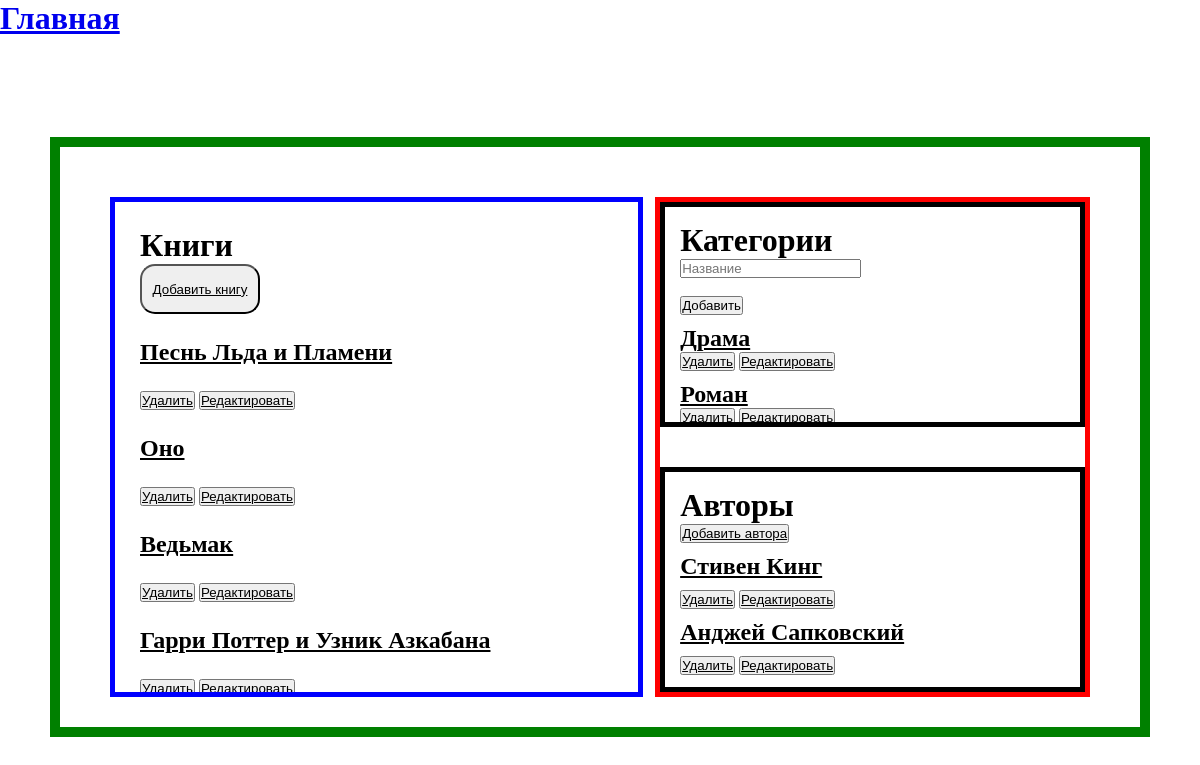
The page / on the database its author committed.
### books/models.py (models this page shows, shortened)
class Book(models.Model):
    name = models.CharField(max_length=100)
    description = models.TextField()
    image = models.ImageField(upload_to='books/%d-%m-%y', null=True, blank=True)
    author = models.ForeignKey(Author, on_delete=models.CASCADE, related_name='books')
    category = models.ManyToManyField(Category, related_name='books', null=True, blank=True)
    class Meta:
        verbose_name_plural = 'Книги'
        verbose_name = 'Книга'
        ordering = ['id']

class Category(models.Model):
    name = models.CharField(max_length=100)
    class Meta:
        verbose_name_plural = 'Категории'
        verbose_name = 'Категория'
        ordering = ['id']

class Author(models.Model):
    name = models.CharField(max_length=100)
    image = models.ImageField(upload_to='authors/%d-%m-%y', null=True, blank=True)
    bio = models.TextField()
    class Meta:
        verbose_name_plural = 'Авторы'
        verbose_name = 'Автор'
        ordering = ['id']

### books/views.py (the view)
# urls.py: path('', views.base, name='base'),
def base(request):
    books = Book.objects.all()
    categories = Category.objects.all()
    authors = Author.objects.all()
    ctx  = {
        'books':books,
        'categories' : categories,
        'authors': authors
    }
    return render(request, 'books/base.html', context=ctx)

### books/templates/books/base.html (shortened to what this page needs)
{% load static %}
<!DOCTYPE html>
<html lang="en">
<head>
    <link rel="stylesheet" href="{% static 'style.css' %}">
</head>
<body>
{% block headers %} <h1><a href="{% url 'base' %}">Главная</a></h1>{% endblock headers %}
{% block content %}
<div class="container">
    <div class="books">
        <h1>Книги</h1>
  <button style="width: 120px; height: 50px; padding: 10px; border-radius: 15px; "><a href="{% url 'add_book' %}">Добавить книгу</a></button>
        {% for book in books %}
        	<p> <h2><a href="{% url 'book_info' book_id=book.id %}">{{ book.name }}</a> </h2> </p>
                   <button><a href="{% url 'delete_book' book_id=book.id %}">Удалить</a></button>
                     <button><a href="{% url 'edit_book' book_id=book.id %}">Редактировать</a> </button>
        {% endfor %}
    </div>
    <div class="right_block">
            <div class="cats">
                <h1>Категории</h1>
                <form action="{% url 'add_cat' %}" method="POST">
                    <input type="text" name="cat_name" placeholder="Название">
                    <br><br>
                    <button>Добавить</button>
                </form>
                {% for category in categories %}
                  <p><h2><a href="{% url 'cat_books' cat_id=category.id %}">{{ category.name }}</a> </h2>
                    <button><a href="{% url 'delete_cat' cat_id=category.id%}">Удалить</a></button>
                    <button><a href="{% url 'edit_cat' cat_id=category.id %}">Редактировать</a></button>
                    </p>
                {% endfor %}
            </div>
            <div class="authors">
                <h1>Авторы</h1>
                <button><a href="{% url 'add_author' %}">Добавить автора</a></button>
                {% for author in authors %}
                	    <p><h2><a href="">{{ author.name }}</a> </h2></p>
                           <button><a href="{% url 'delete_author' author_id=author.id %}">Удалить</a></button>
                    <button><a href="{% url 'edit_author' author_id=author.id %}">Редактировать</a></button>
                {% endfor %}
            </div>
    </div>
</div>
{% endblock content %}
</body>
</html>

### books/static/style.css (style rules this page uses)
* { padding: 0; margin: 0; box-sizing: border-box; }
.container { display: flex; gap: 12px; justify-content: space-between; width: 1100px; height: 600px; border: 10px solid green; margin: 100px auto; padding: 50px; }
.right_block { width: 450px; height: 500px; border: 5px solid red; display: flex; flex-direction: column; gap: 40px }
.books { padding: 25px; width: 550px; height: 500px; border: 5px solid blue ; overflow: auto; }
.books p { margin-bottom: 25px; }
.books a { color: black; }
.cats { padding: 15px; width: 100%; height: 225px; border: 5px solid black; overflow: auto; }
.cats p { margin-bottom: 10px; }
.authors { padding: 15px; width: 100%; height: 225px; border: 5px solid black; overflow: auto; }
.authors p { margin-bottom: 10px; }
.cats a { color: black; }
.authors a { color: black; }

### rows shown on the page
Book: name "Песнь Льда и Пламени"
Book: name "Оно"
Book: name "Ведьмак"
Book: name "Гарри Поттер и Узник Азкабана"
Category: name "Драма"
Category: name "Роман"
Author: name "Стивен Кинг"
Author: name "Анджей Сапковский"
